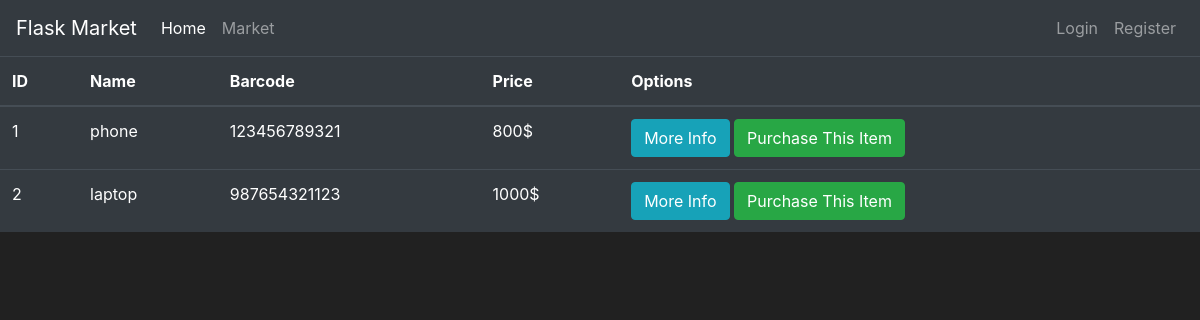
/market, run on an earlier commit of the app's database.
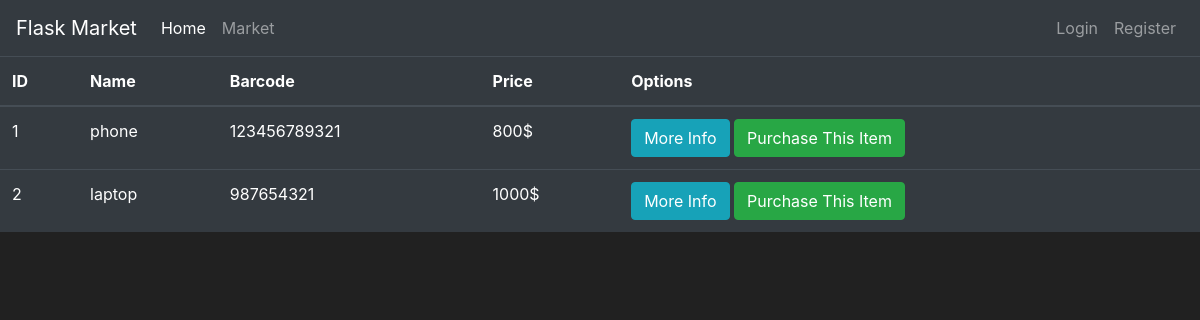
And on a later commit of the database.
### market/models.py (models this page shows, shortened)
class Item(db.Model):
    identifier = db.Column(db.Integer(), primary_key=True)
    name = db.Column(db.String(length=30), nullable=False, unique=True)
    price = db.Column(db.Integer(), nullable=False)
    barcode = db.Column(db.String(length=9), nullable=False, unique=True)
    description = db.Column(db.String(1024), nullable=False, unique=True)
    owner = db.Column(db.Integer(), db.ForeignKey('user.identifier'))

### market/routes.py (the view)
@app.route('/market')
def market_page():
    items = Item.query.all()
    return render_template('market.html', items=items)

### market/templates/market.html (shortened to what this page needs)
{% extends 'base.html' %}
{% block content %}
    <table class="table table-hover table-dark">
        <thead>
            <tr>
                <th scope="=col">ID</th>
                <th scope="=col">Name</th>
                <th scope="=col">Barcode</th>
                <th scope="=col">Price</th>
                <th scope="col">Options</th>
            </tr>
        </thead>
        <tbody>
            {% for item in items %}
                <tr>
                    <td>{{ item.identifier }}</td>
                    <td>{{ item.name }}</td>
                    <td>{{ item.barcode }}</td>
                    <td>{{ item.price }}$</td>
                    <td>
                        <button class="btn btn-outline btn-info">More Info</button>
                        <button class="btn btn-outline btn-success">Purchase This Item</button>
                    </td>
                </tr>
            {% endfor %}
        </tbody>
    </table>
{% endblock %}

### market/templates/base.html (shortened to what this page needs)
<!doctype html>
<html lang="en">
    <head>
        <link rel="stylesheet" href="https://cdn.jsdelivr.net/npm/bootstrap@4.5.3/dist/css/bootstrap.min.css">
    </head>
    <body>
        <nav class="navbar navbar-expand-md navbar-dark bg-dark">
            <a class="navbar-brand" href="{{ url_for('home_page') }}">Flask Market</a>
            <div class="collapse navbar-collapse" id="navbarNav">
                <ul class="navbar-nav mr-auto" id="navbarNav">
                    <li class="nav-item active">
                        <a class="nav-link" href="{{ url_for('home_page') }}">Home <span class=sr-only>Current</span></a>
                    </li>
                    <li class="nav-item">
                        <a class="nav-link" href="{{ url_for('market_page') }}">Market</a>
                    </li>
                </ul>
                <ul class="navbar-nav">
                    <li class="nav-item">
                        <a class="nav-link" href="#">Login</a>
                    </li>
                    <li class="nav-item">
                        <a class="nav-link" href="{{ url_for('register_page') }}">Register</a>
                    </li>
                </ul>
            </div>
        </nav>
        {% block content %}
        {% endblock %}
    </body>
</html>

### market/templates/base.html (style rules this page uses)
body { background-color: #212121; color: white }

What changed in the data, as far as the page shows it:
changed Item "laptop": barcode "987654321123" → "987654321"
